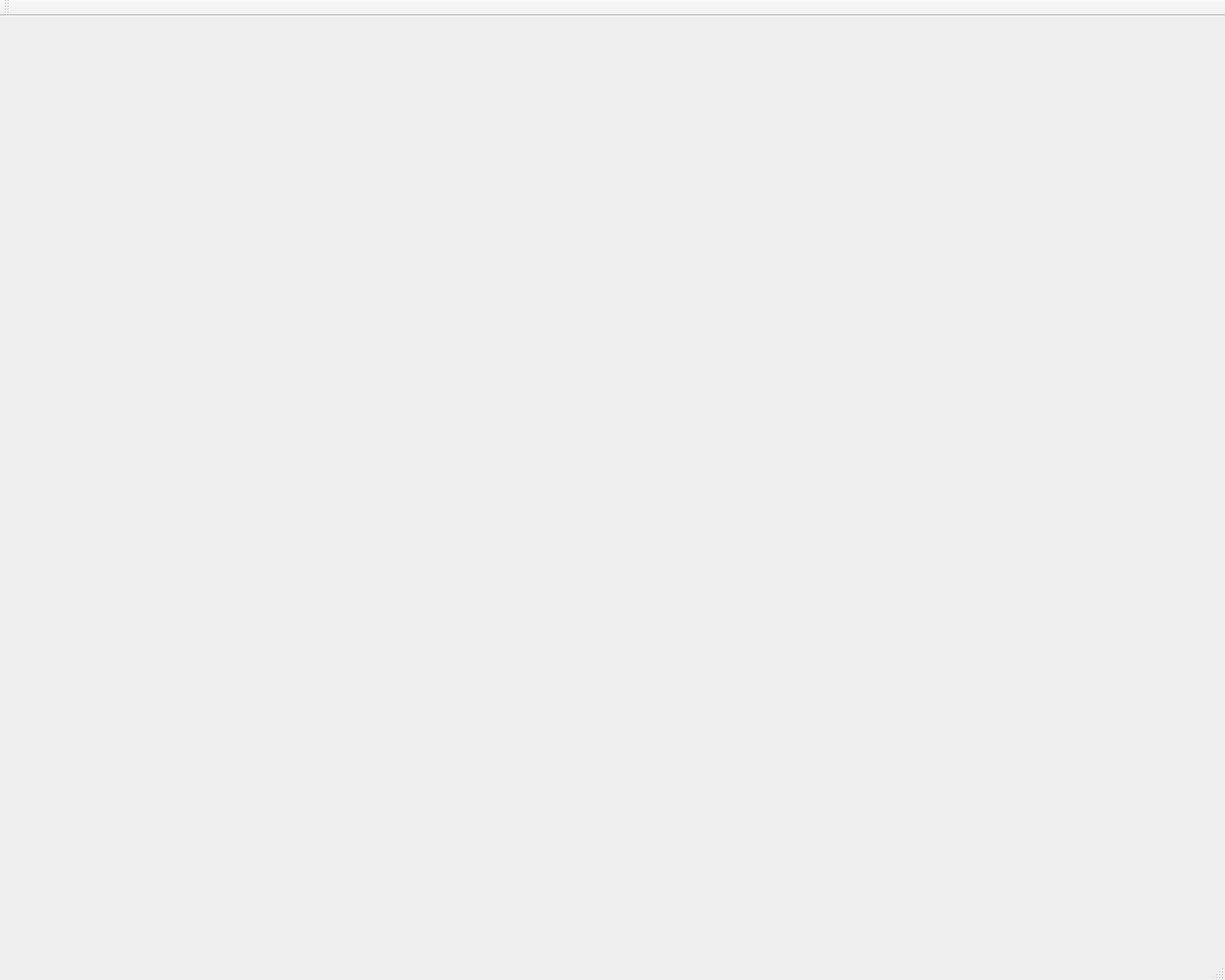
<?xml version="1.0" encoding="UTF-8"?>
<ui version="4.0">
 <class>MainWindow</class>
 <widget class="QMainWindow" name="MainWindow">
  <property name="geometry">
   <rect>
    <x>0</x>
    <y>0</y>
    <width>1280</width>
    <height>1024</height>
   </rect>
  </property>
  <property name="windowTitle">
   <string>MainWindow</string>
  </property>
  <widget class="QWidget" name="centralWidget">
   <widget class="OverviewTable" name="overviewTable">
    <property name="geometry">
     <rect>
      <x>50</x>
      <y>50</y>
      <width>1151</width>
      <height>901</height>
     </rect>
    </property>
    <property name="mark">
     <pixmap resource="rc.qrc">:/images/滑块.png</pixmap>
    </property>
    <property name="innerRadius">
     <number>5</number>
    </property>
    <property name="editImage">
     <pixmap resource="rc.qrc">:/images/修改 - 副本.png</pixmap>
    </property>
   </widget>
  </widget>
  <widget class="QMenuBar" name="menuBar">
   <property name="geometry">
    <rect>
     <x>0</x>
     <y>0</y>
     <width>1280</width>
     <height>23</height>
    </rect>
   </property>
  </widget>
  <widget class="QToolBar" name="mainToolBar">
   <attribute name="toolBarArea">
    <enum>TopToolBarArea</enum>
   </attribute>
   <attribute name="toolBarBreak">
    <bool>false</bool>
   </attribute>
  </widget>
  <widget class="QStatusBar" name="statusBar"/>
 </widget>
 <layoutdefault spacing="6" margin="11"/>
 <customwidgets>
  <customwidget>
   <class>OverviewTable</class>
   <extends>QWidget</extends>
   <header>overviewtable.h</header>
  </customwidget>
 </customwidgets>
 <resources>
  <include location="rc.qrc"/>
 </resources>
 <connections/>
</ui>
